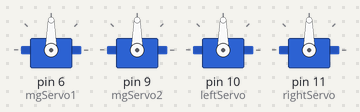
Bench run of a sketch on a simulated Arduino Uno, built with avr-gcc and run on an emulated ATmega328P. Shown: 4 × servo. At 22.4 s the program stops and its outputs stay as they are.

Above: at 0.1 s.
At 2.2 s:
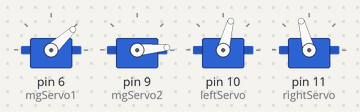
At 5.0 s:
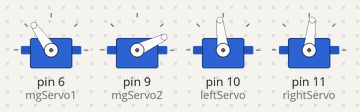
At 10.6 s:
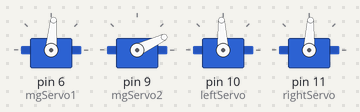
At 16.9 s:
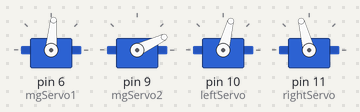
At 21.8 s:
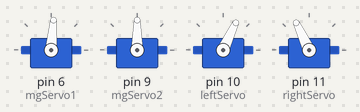
Timing chart, 0 to 23.3 s (numbered marks = the images above):
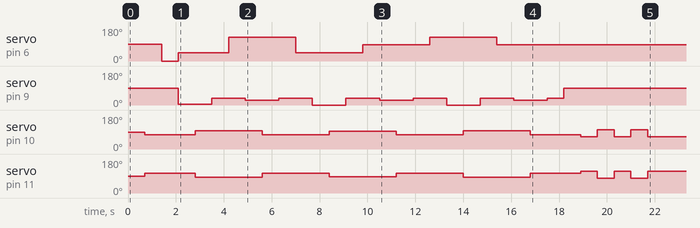

Measured:
- by itself, servo on pin 6 (mgServo1): 90° → 0° at 1.4 s, → 43° 0.70 s later, → 125° 2.1 s later, → 43° 2.8 s later, … (7 changes in this stretch)
- by itself, servo on pin 9 (mgServo2): 90° → 5° at 2.1 s, → 35° 1.4 s later, → 25° 1.4 s later, → 35° 1.4 s later, … (13 changes in this stretch)
- by itself, servo on pin 10 (leftServo): 90° → 75° at 0.70 s, → 96° 2.1 s later, → 75° 2.8 s later, → 93° 2.8 s later, … (12 changes in this stretch)
- by itself, servo on pin 11 (rightServo): 90° → 105° at 0.70 s, → 84° 2.1 s later, → 105° 2.8 s later, → 87° 2.8 s later, … (12 changes in this stretch)

The sketch:

two_disc.ino
```cpp
#include <Servo.h>

Servo mgServo1;
Servo mgServo2;
Servo leftServo;
Servo rightServo;

void setup() {
  mgServo1.attach(6);
  mgServo2.attach(9);
  leftServo.attach(10);
  rightServo.attach(11);
}


void loop() {
  // default
  mgServo2.write(90);
  delay(700);
  leftServo.write(75);
  rightServo.write(180-75);
  delay(700);
  mgServo1.write(0);
  delay(700);

  // pass 1
  mgServo1.write(43);
  mgServo2.write(5);
  delay(700);
  leftServo.write(96);
  rightServo.write(180-96);
  delay(700);
  mgServo2.write(35);
  delay(700);
  mgServo1.write(125);
  delay(700);
  //drop
  mgServo2.write(25);
  delay(700);
  leftServo.write(75);
  rightServo.write(180-75);
  delay(700);
  mgServo2.write(35);
  delay(700);

  // pass 2
  mgServo1.write(43);
  delay(700);
  mgServo2.write(0);
  delay(700);
  leftServo.write(93);
  rightServo.write(180-93);
  delay(700);
  mgServo2.write(35);
  delay(700);
  mgServo1.write(85);
  delay(700);
  mgServo2.write(25);
  delay(700);
  leftServo.write(75);
  rightServo.write(180-75);
  delay(700);
  mgServo2.write(35);
  delay(700);

  // pass 3
  mgServo1.write(125);
  delay(700);
  mgServo2.write(0);
  delay(700);
  leftServo.write(96);
  rightServo.write(180-96);
  delay(700);
  mgServo2.write(35);
  delay(700);
  mgServo1.write(85);
  delay(700);
  mgServo2.write(25);
  delay(700);
  leftServo.write(75);
  rightServo.write(180-75);
  delay(700);
  mgServo2.write(35);
  delay(700);

  // Clap
  mgServo2.write(90);
  delay(700);
  leftServo.write(65);
  rightServo.write(180-65);
  delay(700);
  leftServo.write(103);
  rightServo.write(180-103);
  delay(700);
  leftServo.write(65);
  rightServo.write(180-65);
  delay(700);
  leftServo.write(103);
  rightServo.write(180-103);
  delay(700);
  leftServo.write(65);
  rightServo.write(180-65);
  delay(700);
  // leftServo.write(103);
  // rightServo.write(180-103);
  // delay(700);
  // leftServo.write(65);
  // rightServo.write(180-65);
  // delay(700);

  while(true){}
}
```
